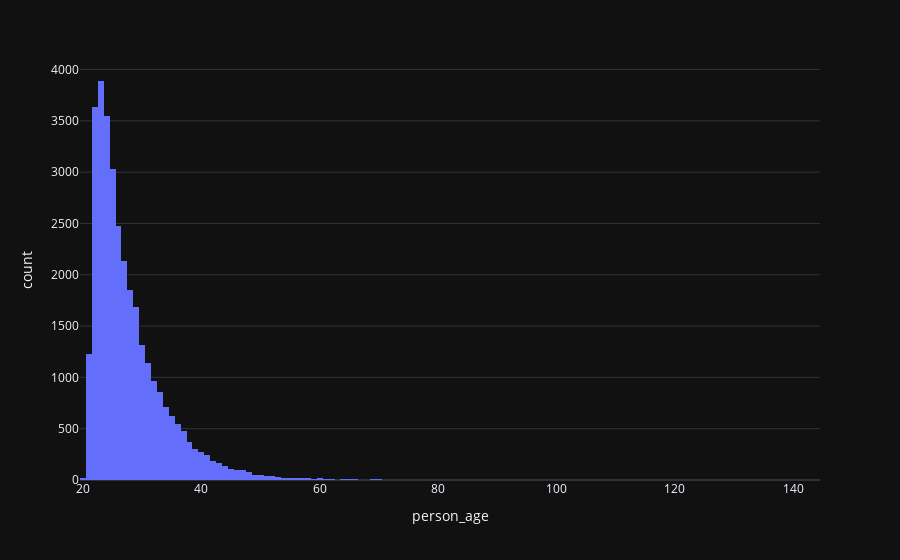

Notebook code for this chart:
### Markdown cell above
## Visualisation

### Code cell
px.histogram(df,x=df['person_age'],template='plotly_dark')

### Figure 1 — Plotly figure (JSON) as saved in the notebook; plotly's stock layout.template omitted (floating-point values rounded to 4 significant figures; data arrays with more than 128 entries replaced by an {"elided": "..."} marker saying what was removed)
{"data": [{"alignmentgroup": "True", "bingroup": "x", "hovertemplate": "person_age=%{x}<br>count=%{y}<extra></extra>", "legendgroup": "", "marker": {"color": "#636efa", "pattern": {"shape": ""}}, "name": "", "offsetgroup": "", "orientation": "v", "showlegend": false, "type": "histogram", "x": {"elided": "32581 int values"}, "xaxis": "x", "yaxis": "y"}], "layout": {"autosize": true, "barmode": "relative", "legend": {"tracegroupgap": 0}, "margin": {"t": 60}, "xaxis": {"anchor": "y", "autorange": true, "domain": [0, 1], "range": [19.5, 144.5], "title": {"text": "person_age"}, "type": "linear"}, "yaxis": {"anchor": "x", "autorange": true, "domain": [0, 1], "range": [0, 4093.0], "title": {"text": "count"}}}}
